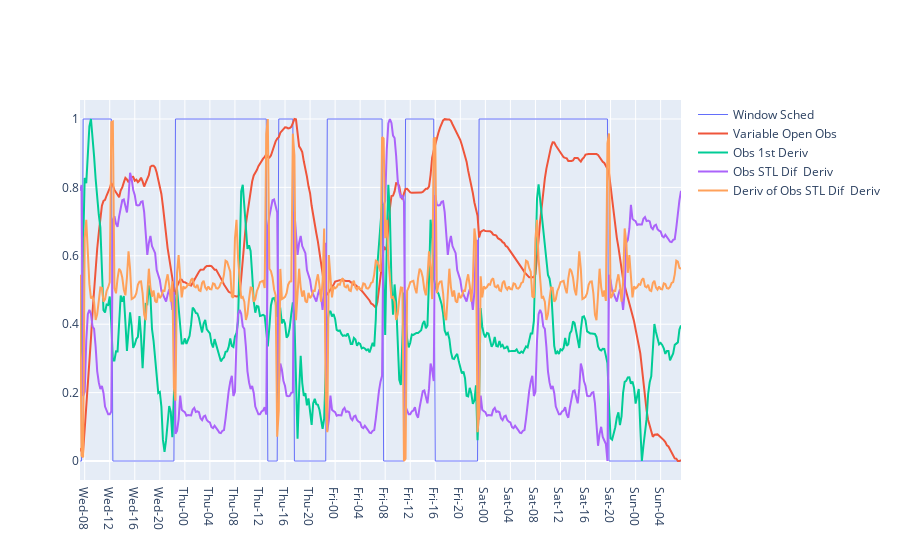

The code cell stored with this chart in its notebook:
### Code cell
fig = go.Figure()

fig.add_trace(go.Scatter(
                    x=a01["DateTime"].index,
                    y=h.normalize(a01["Window Open"]), 
                    mode='lines',
                    name="Window Sched",
                    line=dict(width=1),
                ))

fig.add_trace(go.Scatter(
                    x=a01["DateTime"].index,
                    y=h.normalize(a01["Temp C"]), 
                    mode='lines',
                    name="Variable Open Obs"
                ))



# calculate derivative of observation only 
obs_deriv = h.normalize(pd.Series(np.gradient(a01["Temp C"]), a01.index, name='obs_deriv'))
fig.add_trace(go.Scatter(
                    x=obs_deriv.index,
                    y=obs_deriv, 
                    mode='lines',
                    name="Obs 1st Deriv "
                ))

# difference between this stl decomp 
stl_deriv_dif = h.normalize(h.normalize(stl_deriv.seasonal) - h.normalize(a01["Window Open"]))
fig.add_trace(go.Scatter(
                    x=stl_deriv_dif.index,
                    y=stl_deriv_dif, 
                    mode='lines',
                    name="Obs STL Dif  Deriv "
                ))

stl_deriv_dif_deriv = h.normalize(pd.Series(np.gradient(stl_deriv_dif), stl_deriv_dif.index, name='deriv'))
fig.add_trace(go.Scatter(
                    x=stl_deriv_dif_deriv.index,
                    y=stl_deriv_dif_deriv, 
                    mode='lines',
                    name="Deriv of Obs STL Dif  Deriv "
                ))

fig.update_xaxes(
    dtick=4*60*60*1000, #1 hr in miliseconds,
    tickformat='%a-%H')

### Figure 1 — Plotly figure (JSON) as saved in the notebook; plotly's stock layout.template omitted (floating-point values rounded to 4 significant figures; data arrays with more than 128 entries replaced by an {"elided": "..."} marker saying what was removed)
{"data": [{"line": {"width": 1}, "mode": "lines", "name": "Window Sched", "type": "scatter", "x": {"elided": "385 str values"}, "y": {"elided": "385 int values"}}, {"mode": "lines", "name": "Variable Open Obs", "type": "scatter", "x": {"elided": "385 str values"}, "y": {"elided": "385 float values"}}, {"mode": "lines", "name": "Obs 1st Deriv ", "type": "scatter", "x": {"elided": "385 str values"}, "y": {"elided": "385 float values"}}, {"mode": "lines", "name": "Obs STL Dif  Deriv ", "type": "scatter", "x": {"elided": "385 str values"}, "y": {"elided": "385 float values"}}, {"mode": "lines", "name": "Deriv of Obs STL Dif  Deriv ", "type": "scatter", "x": {"elided": "385 str values"}, "y": {"elided": "385 float values"}}], "layout": {"xaxis": {"dtick": 14400000, "tickformat": "%a-%H"}}}
